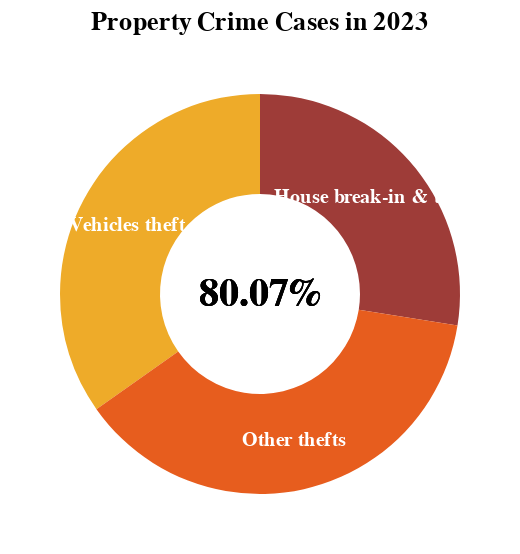

Here is the Vega-Lite specification saved for this chart:
### Vega-Lite specification from a JSON file in a GitHub repository (floating-point values rounded to 4 significant figures)
{"$schema": "https://vega.github.io/schema/vega-lite/v5.json", "height": 250, "width": 250, "title": "Property Crime Cases in 2023", "description": "A donut chart of assault data with properly aligned category labels.", "data": {"values": [{"category": " House break-in & theft", "value": 11557}, {"category": "Vehicles theft", "value": 14597}, {"category": "Other thefts", "value": 15837}]}, "transform": [{"window": [{"op": "sum", "field": "value", "as": "TotalValue"}], "frame": [null, null]}, {"calculate": "datum.value / datum.TotalValue * 100", "as": "Percentage"}, {"calculate": "format(datum.Percentage, '.1f') + '%'", "as": "PercentageLabel"}, {"sort": [{"field": "value", "order": "descending"}]}], "layer": [{"mark": {"type": "arc", "innerRadius": 50, "outerRadius": 100}, "encoding": {"theta": {"field": "value", "type": "quantitative", "stack": true}, "color": {"field": "category", "type": "nominal", "scale": {"scheme": "darkred"}, "legend": null}}}, {"mark": {"type": "text", "radiusOffset": -15, "fontWeight": "bold", "fontSize": 10}, "encoding": {"theta": {"field": "value", "type": "quantitative", "stack": true}, "radius": {"value": 90}, "text": {"field": "category", "type": "nominal"}, "color": {"value": "white"}}}, {"mark": {"type": "text", "fontSize": 20, "fontWeight": "bold", "color": "black"}, "encoding": {"text": {"value": "80.07%"}}}]}
